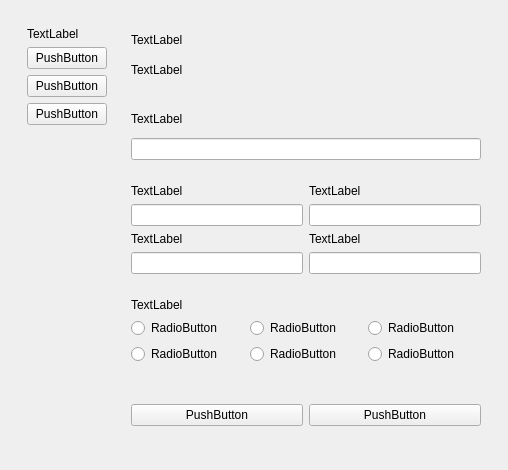
<?xml version="1.0" encoding="UTF-8"?>
<ui version="4.0">
 <class>MainWindow</class>
 <widget class="QMainWindow" name="MainWindow">
  <property name="geometry">
   <rect>
    <x>0</x>
    <y>0</y>
    <width>508</width>
    <height>470</height>
   </rect>
  </property>
  <property name="windowTitle">
   <string>MainWindow</string>
  </property>
  <widget class="QWidget" name="centralwidget">
   <layout class="QGridLayout" name="gridLayout">
    <item row="0" column="0">
     <widget class="QStackedWidget" name="stackedWidget">
      <widget class="QWidget" name="page">
       <layout class="QGridLayout" name="gridLayout_2">
        <item row="2" column="1">
         <widget class="QFrame" name="p1_input">
          <layout class="QGridLayout" name="gridLayout_4">
           <item row="0" column="1">
            <widget class="QLabel" name="label_6">
             <property name="text">
              <string>TextLabel</string>
             </property>
            </widget>
           </item>
           <item row="0" column="0">
            <widget class="QLabel" name="label_5">
             <property name="text">
              <string>TextLabel</string>
             </property>
            </widget>
           </item>
           <item row="2" column="1">
            <widget class="QLabel" name="label_8">
             <property name="text">
              <string>TextLabel</string>
             </property>
            </widget>
           </item>
           <item row="2" column="0">
            <widget class="QLabel" name="label_7">
             <property name="text">
              <string>TextLabel</string>
             </property>
            </widget>
           </item>
           <item row="1" column="1">
            <widget class="QLineEdit" name="lineEdit_3"/>
           </item>
           <item row="1" column="0">
            <widget class="QLineEdit" name="lineEdit_2"/>
           </item>
           <item row="3" column="0">
            <widget class="QLineEdit" name="lineEdit_4"/>
           </item>
           <item row="3" column="1">
            <widget class="QLineEdit" name="lineEdit_5"/>
           </item>
          </layout>
         </widget>
        </item>
        <item row="3" column="1">
         <widget class="QFrame" name="p1_kategori">
          <layout class="QGridLayout" name="gridLayout_5">
           <item row="0" column="0" colspan="3">
            <widget class="QLabel" name="label_9">
             <property name="text">
              <string>TextLabel</string>
             </property>
            </widget>
           </item>
           <item row="1" column="1">
            <widget class="QRadioButton" name="radioButton_2">
             <property name="text">
              <string>RadioButton</string>
             </property>
            </widget>
           </item>
           <item row="1" column="2">
            <widget class="QRadioButton" name="radioButton_3">
             <property name="text">
              <string>RadioButton</string>
             </property>
            </widget>
           </item>
           <item row="1" column="0">
            <widget class="QRadioButton" name="radioButton">
             <property name="text">
              <string>RadioButton</string>
             </property>
            </widget>
           </item>
           <item row="2" column="0">
            <widget class="QRadioButton" name="radioButton_4">
             <property name="text">
              <string>RadioButton</string>
             </property>
            </widget>
           </item>
           <item row="2" column="1">
            <widget class="QRadioButton" name="radioButton_5">
             <property name="text">
              <string>RadioButton</string>
             </property>
            </widget>
           </item>
           <item row="2" column="2">
            <widget class="QRadioButton" name="radioButton_6">
             <property name="text">
              <string>RadioButton</string>
             </property>
            </widget>
           </item>
          </layout>
         </widget>
        </item>
        <item row="4" column="1">
         <widget class="QFrame" name="p1_tombol">
          <layout class="QHBoxLayout" name="horizontalLayout_2">
           <item>
            <widget class="QPushButton" name="pushButton_4">
             <property name="text">
              <string>PushButton</string>
             </property>
            </widget>
           </item>
           <item>
            <widget class="QPushButton" name="pushButton_5">
             <property name="text">
              <string>PushButton</string>
             </property>
            </widget>
           </item>
          </layout>
         </widget>
        </item>
        <item row="0" column="0" rowspan="5">
         <widget class="QFrame" name="p1_sidebar">
          <layout class="QVBoxLayout" name="verticalLayout_3">
           <item>
            <widget class="QLabel" name="label">
             <property name="text">
              <string>TextLabel</string>
             </property>
            </widget>
           </item>
           <item>
            <widget class="QPushButton" name="pushButton">
             <property name="text">
              <string>PushButton</string>
             </property>
            </widget>
           </item>
           <item>
            <widget class="QPushButton" name="pushButton_2">
             <property name="text">
              <string>PushButton</string>
             </property>
            </widget>
           </item>
           <item>
            <widget class="QPushButton" name="pushButton_3">
             <property name="text">
              <string>PushButton</string>
             </property>
            </widget>
           </item>
           <item>
            <spacer name="verticalSpacer">
             <property name="orientation">
              <enum>Qt::Orientation::Vertical</enum>
             </property>
             <property name="sizeHint" stdset="0">
              <size>
               <width>20</width>
               <height>40</height>
              </size>
             </property>
            </spacer>
           </item>
          </layout>
         </widget>
        </item>
        <item row="0" column="1">
         <widget class="QFrame" name="p1_heading">
          <layout class="QVBoxLayout" name="verticalLayout_4">
           <item>
            <widget class="QLabel" name="label_2">
             <property name="text">
              <string>TextLabel</string>
             </property>
            </widget>
           </item>
           <item>
            <widget class="QLabel" name="label_3">
             <property name="text">
              <string>TextLabel</string>
             </property>
            </widget>
           </item>
          </layout>
         </widget>
        </item>
        <item row="1" column="1">
         <widget class="QFrame" name="p1_nama">
          <layout class="QVBoxLayout" name="verticalLayout_5">
           <item>
            <widget class="QLabel" name="label_4">
             <property name="text">
              <string>TextLabel</string>
             </property>
            </widget>
           </item>
           <item>
            <widget class="QLineEdit" name="lineEdit"/>
           </item>
          </layout>
         </widget>
        </item>
       </layout>
      </widget>
      <widget class="QWidget" name="page_2"/>
     </widget>
    </item>
   </layout>
  </widget>
 </widget>
 <resources/>
 <connections/>
</ui>
